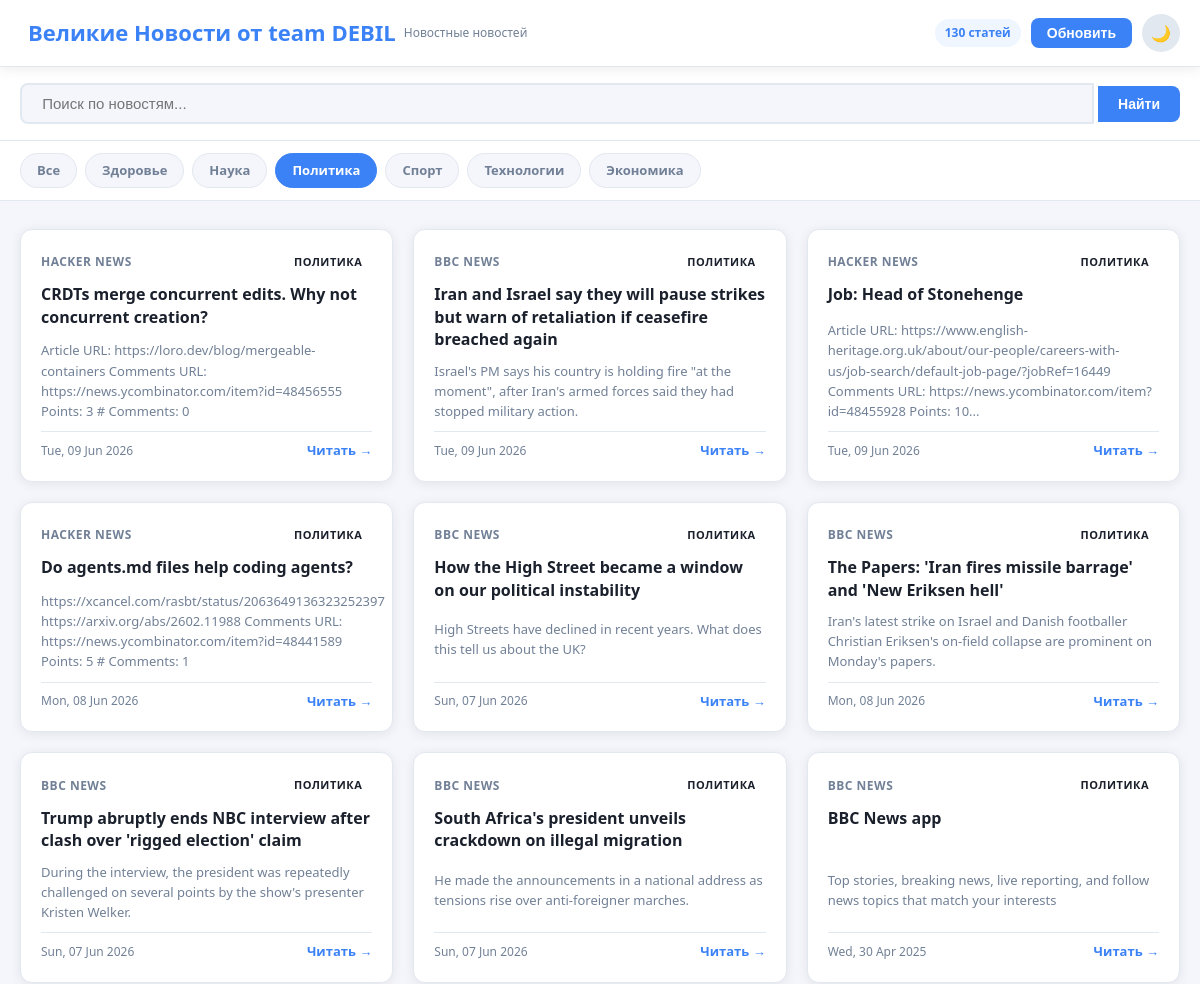
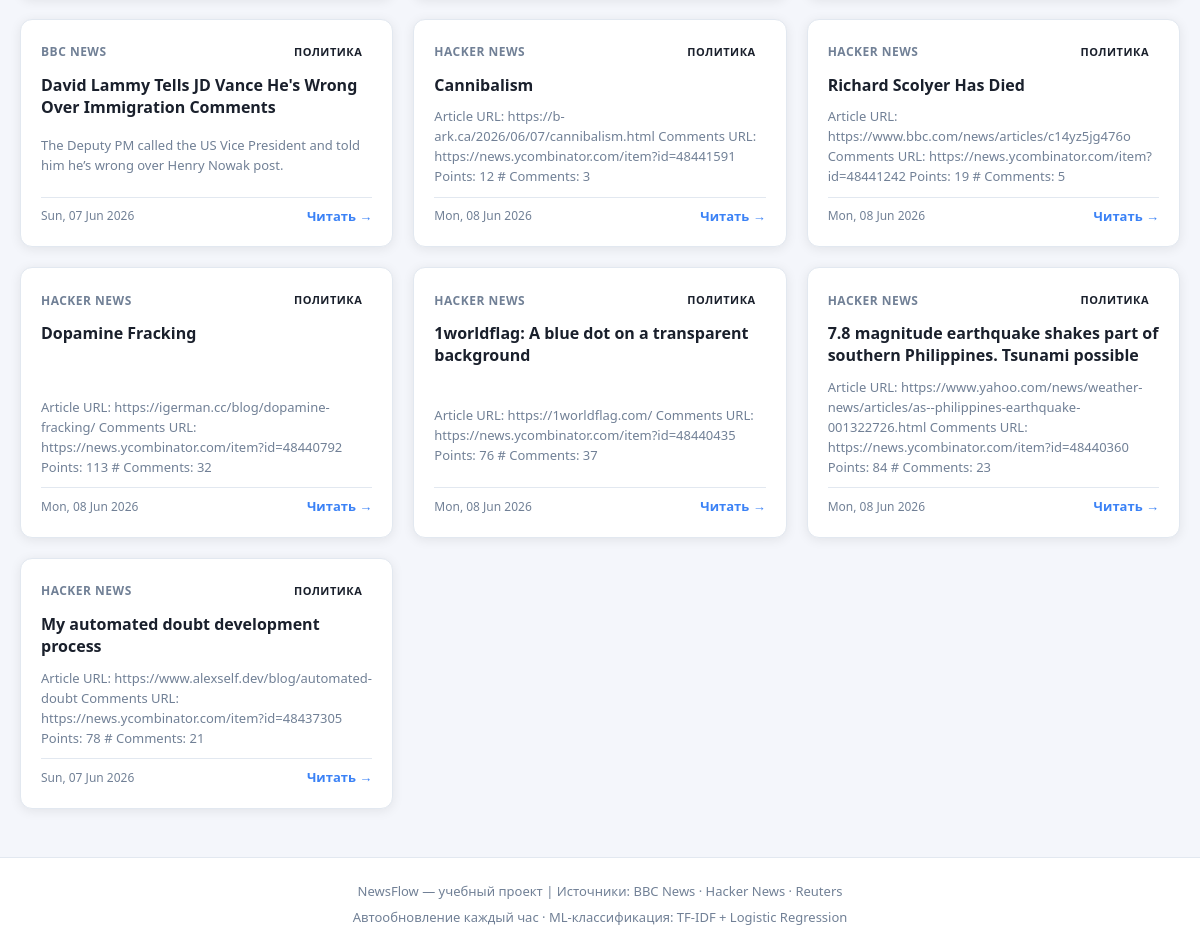
/?category=политика, run on the app's committed database (2 pictures, top to bottom).
### tables this page shows
CREATE TABLE articles (
            id        INTEGER PRIMARY KEY AUTOINCREMENT,
            title     TEXT    NOT NULL,
            url       TEXT    NOT NULL UNIQUE,
            summary   TEXT,
            source    TEXT,
            category  TEXT    DEFAULT 'general',
            published TEXT,
            scraped_at DATETIME DEFAULT CURRENT_TIMESTAMP
        );

### app.py (the view)
@app.route("/")
def index():
    keyword  = request.args.get("q", "").strip()
    category = request.args.get("category", "all").strip()
    articles   = get_articles(category=category, keyword=keyword, limit=60)
    categories = get_categories()
    total      = count_articles()
    return render_template(
        "index.html",
        articles=articles,
        categories=categories,
        current_category=category,
        keyword=keyword,
        total=total,
    )

### database.py (called while the page is built)
def get_connection() -> sqlite3.Connection:
    conn = sqlite3.connect(DB_PATH)
    conn.row_factory = sqlite3.Row
    return conn

def get_articles(category: str = None, keyword: str = None,
                 limit: int = 50) -> list:
    conn = get_connection()
    cursor = conn.cursor()
    query = "SELECT * FROM articles WHERE 1=1"
    params = []
    if category and category != "all":
        query += " AND category = ?"
        params.append(category)
    if keyword:
        query += " AND (title LIKE ? OR summary LIKE ?)"
        params.extend([f"%{keyword}%", f"%{keyword}%"])
    query += " ORDER BY scraped_at DESC LIMIT ?"
    params.append(limit)
    cursor.execute(query, params)
    rows = cursor.fetchall()
    conn.close()
    return [dict(row) for row in rows]

def get_categories() -> list:
    conn = get_connection()
    cursor = conn.cursor()
    cursor.execute("SELECT DISTINCT category FROM articles ORDER BY category")
    rows = cursor.fetchall()
    conn.close()
    return [row["category"] for row in rows]

def count_articles() -> int:
    conn = get_connection()
    cursor = conn.cursor()
    cursor.execute("SELECT COUNT(*) as cnt FROM articles")
    row = cursor.fetchone()
    conn.close()
    return row["cnt"]

### templates/index.html (shortened to what this page needs)
<!DOCTYPE html>
<html lang="ru" data-theme="light">
<head>
  <link rel="stylesheet" href="static/css/style.css">
</head>
<body>
  <header class="header">
    <div class="container">
      <div class="header__inner">
        <div class="logo">
          <span class="logo__text">Великие Новости от team DEBIL</span>
          <span class="logo__sub">Новостные новостей</span>
        </div>
        <div class="header__actions">
          <span class="stats-badge">{{ total }} статей</span>
          <button class="btn btn--refresh" onclick="document.getElementById('refreshForm').submit()">
             Обновить
          </button>
          <button class="btn btn--theme" onclick="toggleTheme()" id="themeBtn">🌙</button>
        </div>
      </div>
    </div>
  </header>
  <div class="search-bar">
    <div class="container">
      <form action="/" method="GET" id="searchForm">
        <div class="search-bar__inner">
          <input
            class="search-input"
            type="text"
            name="q"
            value="{{ keyword }}"
            placeholder=" Поиск по новостям..."
            id="liveSearch"
            autocomplete="off"
          >
          <button class="btn btn--search" type="submit">Найти</button>
        </div>
      </form>
    </div>
  </div>
  <div class="categories">
    <div class="container">
      <div class="categories__list">
        <a class="cat-tab {% if current_category == 'all' %}cat-tab--active{% endif %}"
           href="/?category=all{% if keyword %}&q={{ keyword }}{% endif %}">
          Все
        </a>
        {% for cat in categories %}
        <a class="cat-tab {% if current_category == cat %}cat-tab--active{% endif %}"
           href="/?category={{ cat }}{% if keyword %}&q={{ keyword }}{% endif %}">
          {{ cat | capitalize }}
        </a>
        {% endfor %}
      </div>
    </div>
  </div>
  <main class="main">
    <div class="container">
      {% if articles %}
      <div class="news-grid" id="newsGrid">
        {% for article in articles %}
        <article class="card" data-category="{{ article.category }}">
          <div class="card__header">
            <span class="card__source">{{ article.source }}</span>
            <span class="card__cat card__cat--{{ article.category }}">{{ article.category }}</span>
          </div>
          <h2 class="card__title">
            <a href="{{ article.url }}" target="_blank" rel="noopener">
              {{ article.title }}
            </a>
          </h2>
          <p class="card__summary">{{ article.summary[:200] }}{% if article.summary|length > 200 %}...{% endif %}</p>
          <div class="card__footer">
            <span class="card__date">{{ article.published[:16] if article.published else '' }}</span>
            <a class="card__link" href="{{ article.url }}" target="_blank" rel="noopener">
              Читать →
            </a>
          </div>
        </article>
        {% endfor %}
      </div>
      {% else %}
      <div class="empty-state">
        <div class="empty-state__icon"></div>
        <h3>Новости не найдены</h3>
        <p>Нажмите «Обновить», чтобы загрузить свежие новости</p>
      </div>
      {% endif %}
    </div>
  </main>
  <footer class="footer">
    <div class="container">
      <p>NewsFlow — учебный проект | Источники: BBC News · Hacker News · Reuters</p>
      <p>Автообновление каждый час · ML-классификация: TF-IDF + Logistic Regression</p>
    </div>
  </footer>
</body>
</html>

### static/css/style.css (style rules this page uses)
*, *::before, *::after { box-sizing: border-box; margin: 0; padding: 0; }
:root { --bg: #f4f6fb; --surface: #ffffff; --border: #e2e8f0; --text: #1a202c; --text-sub: #718096; --accent: #3b82f6; --accent-h: #2563eb; --radius: 12px; --shadow: 0 2px 12px rgba(0,0,0,.08); --trans: .2s ease; }
body { background: var(--bg); color: var(--text); font-family: 'Segoe UI', system-ui, sans-serif; font-size: 15px; line-height: 1.6; transition: background var(--trans), color var(--trans); }
a { color: var(--accent); text-decoration: none; }
.container { max-width: 1200px; margin: 0 auto; padding: 0 20px; }
.header { background: var(--surface); border-bottom: 1px solid var(--border); box-shadow: var(--shadow); position: sticky; top: 0; z-index: 100; }
.header__inner { display: flex; align-items: center; justify-content: space-between; padding: 14px 0; gap: 16px; }
.logo { display: flex; align-items: center; gap: 8px; }
.logo__text { font-size: 22px; font-weight: 700; color: var(--accent); }
.logo__sub { font-size: 12px; color: var(--text-sub); }
.header__actions { display: flex; align-items: center; gap: 10px; }
.stats-badge { background: #eff6ff; color: var(--accent); font-size: 12px; font-weight: 600; padding: 4px 10px; border-radius: 20px; }
.btn { border: none; cursor: pointer; border-radius: 8px; font-size: 14px; font-weight: 600; padding: 7px 16px; transition: all var(--trans); }
.btn--refresh { background: var(--accent); color: #fff; }
.btn--theme { background: var(--border); color: var(--text); font-size: 16px; width: 38px; height: 38px; padding: 0; border-radius: 50%; }
.btn--search { background: var(--accent); color: #fff; padding: 10px 20px; border-radius: 0 8px 8px 0; }
.search-bar { background: var(--surface); padding: 16px 0; border-bottom: 1px solid var(--border); }
.search-bar__inner { display: flex; align-items: center; gap: 4px; }
.search-input { flex: 1; padding: 10px 16px; border: 2px solid var(--border); border-radius: 8px 0 0 8px; font-size: 15px; background: var(--bg); color: var(--text); outline: none; transition: border var(--trans); }
.categories { background: var(--surface); padding: 12px 0; border-bottom: 1px solid var(--border); }
.categories__list { display: flex; gap: 8px; flex-wrap: wrap; }
.cat-tab { padding: 6px 16px; border-radius: 20px; font-size: 13px; font-weight: 600; color: var(--text-sub); background: var(--bg); border: 1px solid var(--border); transition: all var(--trans); }
.cat-tab:hover, .cat-tab--active { background: var(--accent); color: #fff; border-color: var(--accent); }
.main { padding: 28px 0 48px; }
.news-grid { display: grid; grid-template-columns: repeat(auto-fill, minmax(340px, 1fr)); gap: 20px; }
.card { background: var(--surface); border: 1px solid var(--border); border-radius: var(--radius); padding: 20px; display: flex; flex-direction: column; gap: 10px; box-shadow: var(--shadow); transition: transform var(--trans), box-shadow var(--trans); }
.card__header { display: flex; justify-content: space-between; align-items: center; }
.card__source { font-size: 12px; font-weight: 600; color: var(--text-sub); text-transform: uppercase; letter-spacing: .5px; }
.card__title { font-size: 16px; font-weight: 700; line-height: 1.4; flex: 1; }
.card__title a { color: var(--text); }
.card__summary { font-size: 13px; color: var(--text-sub); line-height: 1.55; flex: 1; }
.card__footer { display: flex; justify-content: space-between; align-items: center; padding-top: 8px; border-top: 1px solid var(--border); margin-top: auto; }
.card__date { font-size: 12px; color: var(--text-sub); }
.card__link { font-size: 13px; font-weight: 600; color: var(--accent); }
.card__cat { font-size: 11px; font-weight: 700; padding: 3px 10px; border-radius: 12px; text-transform: uppercase; letter-spacing: .5px; }
.footer { background: var(--surface); border-top: 1px solid var(--border); padding: 20px 0; text-align: center; font-size: 13px; color: var(--text-sub); line-height: 2; }

### data on the page
articles: source "HACKER NEWS", category "ПОЛИТИКА", title "CRDTs merge concurrent edits. Why not concurrent creation?", summary "Article URL: https://loro.dev/blog/mergeable-containers Comments URL: https://news.ycombinator.com/item?id=48456555 Points: 3 # Comments: 0", published "Tue, 09 Jun 2026"
articles: source "BBC NEWS", category "ПОЛИТИКА", title "Iran and Israel say they will pause strikes but warn of retaliation if ceasefire breached again", summary "Israel's PM says his country is holding fire \"at the moment\", after Iran's armed forces said they had stopped military action.", published "Tue, 09 Jun 2026"
articles: source "HACKER NEWS", category "ПОЛИТИКА", title "Job: Head of Stonehenge", summary "Article URL: https://www.english-heritage.org.uk/about/our-people/careers-with-us/job-search/default-job-page/?jobRef=16449 Comments URL: https://news.ycombinator.com/item?id=48455928 Points: 10", published "Tue, 09 Jun 2026"
articles: source "HACKER NEWS", category "ПОЛИТИКА", title "Do agents.md files help coding agents?", summary "https://xcancel.com/rasbt/status/2063649136323252397 https://arxiv.org/abs/2602.11988 Comments URL: https://news.ycombinator.com/item?id=48441589 Points: 5 # Comments: 1", published "Mon, 08 Jun 2026"
articles: source "BBC NEWS", category "ПОЛИТИКА", title "How the High Street became a window on our political instability", summary "High Streets have declined in recent years. What does this tell us about the UK?", published "Sun, 07 Jun 2026"
articles: source "BBC NEWS", category "ПОЛИТИКА", title "The Papers: 'Iran fires missile barrage' and 'New Eriksen hell'", summary "Iran's latest strike on Israel and Danish footballer Christian Eriksen's on-field collapse are prominent on Monday's papers.", published "Mon, 08 Jun 2026"
articles: source "BBC NEWS", category "ПОЛИТИКА", title "Trump abruptly ends NBC interview after clash over 'rigged election' claim", summary "During the interview, the president was repeatedly challenged on several points by the show's presenter Kristen Welker.", published "Sun, 07 Jun 2026"
articles: source "BBC NEWS", category "ПОЛИТИКА", title "South Africa's president unveils crackdown on illegal migration", summary "He made the announcements in a national address as tensions rise over anti-foreigner marches.", published "Sun, 07 Jun 2026"
articles: source "BBC NEWS", category "ПОЛИТИКА", title "BBC News app", summary "Top stories, breaking news, live reporting, and follow news topics that match your interests", published "Wed, 30 Apr 2025"
articles: source "BBC NEWS", category "ПОЛИТИКА", title "David Lammy Tells JD Vance He's Wrong Over Immigration Comments", summary "The Deputy PM called the US Vice President and told him he’s wrong over Henry Nowak post.", published "Sun, 07 Jun 2026"
articles: source "HACKER NEWS", category "ПОЛИТИКА", title "Cannibalism", summary "Article URL: https://b-ark.ca/2026/06/07/cannibalism.html Comments URL: https://news.ycombinator.com/item?id=48441591 Points: 12 # Comments: 3", published "Mon, 08 Jun 2026"
articles: source "HACKER NEWS", category "ПОЛИТИКА", title "Richard Scolyer Has Died", summary "Article URL: https://www.bbc.com/news/articles/c14yz5jg476o Comments URL: https://news.ycombinator.com/item?id=48441242 Points: 19 # Comments: 5", published "Mon, 08 Jun 2026"
articles: source "HACKER NEWS", category "ПОЛИТИКА", title "Dopamine Fracking", summary "Article URL: https://igerman.cc/blog/dopamine-fracking/ Comments URL: https://news.ycombinator.com/item?id=48440792 Points: 113 # Comments: 32", published "Mon, 08 Jun 2026"
articles: source "HACKER NEWS", category "ПОЛИТИКА", title "1worldflag: A blue dot on a transparent background", summary "Article URL: https://1worldflag.com/ Comments URL: https://news.ycombinator.com/item?id=48440435 Points: 76 # Comments: 37", published "Mon, 08 Jun 2026"
articles: source "HACKER NEWS", category "ПОЛИТИКА", title "7.8 magnitude earthquake shakes part of southern Philippines. Tsunami possible", summary "Article URL: https://www.yahoo.com/news/weather-news/articles/as--philippines-earthquake-001322726.html Comments URL: https://news.ycombinator.com/item?id=48440360 Points: 84 # Comments: 23", published "Mon, 08 Jun 2026"
articles: source "HACKER NEWS", category "ПОЛИТИКА", title "My automated doubt development process", summary "Article URL: https://www.alexself.dev/blog/automated-doubt Comments URL: https://news.ycombinator.com/item?id=48437305 Points: 78 # Comments: 21", published "Sun, 07 Jun 2026"

### other printed values
{{ total }} "130"
{{ cat | capitalize }} "Здоровье" "Наука" "Политика" "Спорт" "Технологии" "Экономика"
